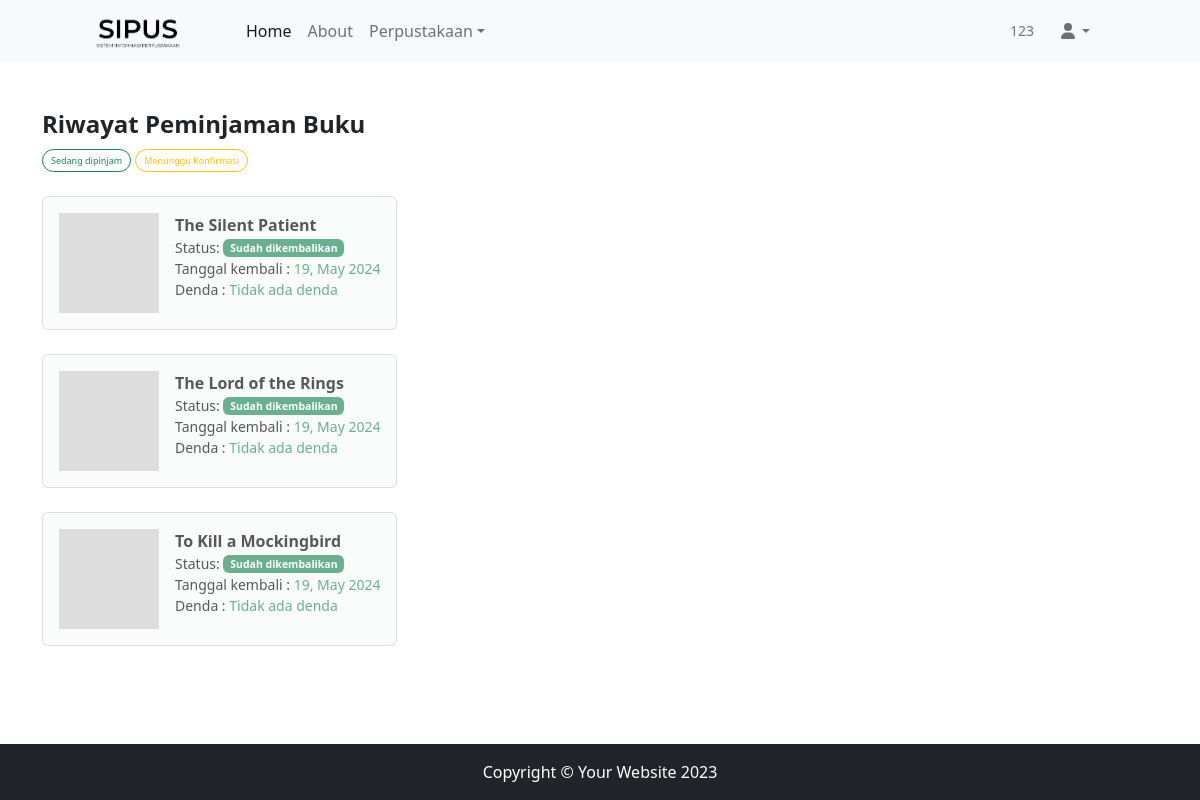
Screenshot of /pustakawan/peminjaman/index.php (signed in) with the database file from the repository.
### tables this page shows
CREATE TABLE `peminjaman` (
  `ID` int NOT NULL,
  `TANGGAL_PINJAM` datetime DEFAULT CURRENT_TIMESTAMP,
  `ISBN` char(18) DEFAULT NULL,
  `ID_PEMINJAM` int DEFAULT NULL,
  `TANGGAL_KEMBALI` datetime DEFAULT NULL,
  `STATUS` tinyint(1) DEFAULT '1'
);

CREATE TABLE `buku` (
  `ISBN` char(18) NOT NULL,
  `NAMA` varchar(30) DEFAULT NULL,
  `ID_PENULIS` int DEFAULT NULL,
  `PENERBIT` varchar(225) DEFAULT NULL,
  `TAHUN` year DEFAULT NULL,
  `DESKRIPSI` text,
  `FOTO` text
);

CREATE TABLE `pengembalian` (
  `ID` int NOT NULL,
  `ID_PINJAM` int DEFAULT NULL,
  `TENGGAT_KEMBALI` datetime DEFAULT NULL,
  `TANGGAL_KEMBALI` datetime DEFAULT NULL,
  `DENDA` double DEFAULT NULL,
  `STATUS` tinyint(1) NOT NULL DEFAULT '0'
);

### pustakawan/peminjaman/index.php (the view, shortened to what this page needs)
<?php
include "../include/header.php";
?>
<div class="container mt-5">
   <div class="row">
      <div class="col-lg-8">
         <article>
            <header class="mb-4">
               <h4 class="fw-bolder mb-2">Riwayat Peminjaman Buku</h4>
               <div class="d-inline">
                  <form action="" method="get">
                     <button type="submit" name="submit" class="btn btn-sm btn-outline-success rounded-pill" style="font-size: xx-small;" value="2">Sedang dipinjam</button>
                     <button type="submit" name="submit1" class="btn btn-sm btn-outline-warning rounded-pill" style="font-size: xx-small;" value="1">Menunggu Konfirmasi</button>
                  </form>
               </div>
            </header>
            <?php
            $status = 2;
            $query = mysqli_query($conn, "SELECT peminjaman.ID AS ID_PEMINJAMAN, PEMINJAMAN.STATUS AS STATUS,
               BUKU.NAMA AS JUDUL, TANGGAL_PINJAM, TENGGAT_KEMBALI, BUKU.ISBN AS ISBN, PENGEMBALIAN.STATUS AS STATUS_PENGEMBALIAN,
               PENGEMBALIAN.TANGGAL_KEMBALI AS TANGGAL_KEMBALI, DENDA
               FROM peminjaman INNER JOIN pustakawan ON peminjaman.ID_PEMINJAM = pustakawan.ID
               INNER JOIN buku ON peminjaman.ISBN = buku.ISBN
               INNER JOIN pengembalian ON peminjaman.ID = pengembalian.ID_PINJAM
               WHERE ID_PEMINJAM = (SELECT ID FROM USER WHERE USERNAME = '$_SESSION[username]')
               AND peminjaman.STATUS = $status ORDER BY ID_PEMINJAMAN DESC");
            if ($query->num_rows > 0) {
            ?>
               <?php
               while ($fetch = mysqli_fetch_array($query)) {
               ?>
                  <section class="mb-4">
                     <a class="btn btn-light border-2 text-start px-3 py-3 <?php if ($status == 2 && $fetch['STATUS_PENGEMBALIAN'] == 1) {
                                                                                 echo "disabled";
                                                                              }?> " <?php if ($status == 2) {
                                                                                 echo "disabled";
                                                                              } else {
                                                                                 echo "href='../detail/index.php?isbn=" . $fetch['ISBN'] . "'";
                                                                              } ?> style="border-color: rgba(0, 0, 0, 0.175);">
                        <div class="card-body justify-content-start ">
                           <div class="d-flex">
                              <img class="" width="100" src="https://dummyimage.com/50x50/ced4da/6c757d.jpg" alt="..." />
                              <div class="ms-3">
                                 <div class="fw-bold"><?= $fetch['JUDUL'] ?></div>
                                 <?php
                                 $pesanStatus = "";
                                 if ($status == 2) {
                                    if ($fetch['STATUS_PENGEMBALIAN'] == 1) {
                                       $pesanStatus .= "<span class = 'badge bg-success'>Sudah dikembalikan</span>";
                                    } else {
                                       $pesanStatus .= "<span class = 'badge bg-danger'>Belum dikembalikan</span>";
                                    }
                                 } else {
                                    if ($fetch['STATUS'] == 1) {
                                       $pesanStatus .= "<span class='badge bg-warning'>Menunggu Konfirmasi</span>";
                                    } else {
                                       $pesanStatus .= "<span class='badge bg-success'>Peminjaman Sukses</span>";
                                    }
                                 }
                                 ?>
                                 <div class="small">Status:
                                    <?= $pesanStatus ?>
                                 </div>
                                 <?php
                                 $tanggal = "";
                                 if ($status == 2) {
                                    if ($fetch['STATUS_PENGEMBALIAN'] == 1) {
                                       $tanggal .= "Tanggal kembali :<span class='text-success'> " . date("d, M Y", strtotime($fetch['TANGGAL_KEMBALI'])) . "</span>";
                                    } else {
                                       $tanggal .= "Tenggat kembali :<span class='text-danger'> " . date("d, M Y", strtotime($fetch['TENGGAT_KEMBALI'])) . "</span>";
                                    }
                                 } else {
                                    if ($fetch['STATUS'] == 1) {
                                       $tanggal .= "Tanggal pengajuan :<span class='text-success'> " . date("d, M Y", strtotime($fetch['TANGGAL_PINJAM'])) . "</span>";
                                    }
                                 }
                                 ?>
                                 <div class="small">
                                    <?= $tanggal ?>
                                 </div>
                                 <?php
                                 if ($status == 2) {
                                    if ($fetch['DENDA'] != 0) {
                                       echo "<div class='small'>Denda : <span class='text-danger'>" . $fetch['DENDA'] . "</span></div>";
                                    } else {
                                       echo "<div class='small'>Denda : <span class='text-success'>Tidak ada denda</span></div>";
                                    }
                                 }
                                 ?>
                              </div>
                           </div>
                        </div>
                     </a>
                  </section>
               <?php
               }
               ?>
            <?php }
            ?>
         </article>
      </div>
   </div>
</div>
<?php
include "../include/footer.php";
?>

### rows the page displays
peminjaman: ISBN.NAMA "The Silent Patient", pengembalian.TANGGAL_KEMBALI "19, May 2024"
peminjaman: ISBN.NAMA "The Lord of the Rings", pengembalian.TANGGAL_KEMBALI "19, May 2024"
peminjaman: ISBN.NAMA "To Kill a Mockingbird", pengembalian.TANGGAL_KEMBALI "19, May 2024"

### other values shown
$_SESSION['username'] "123"
